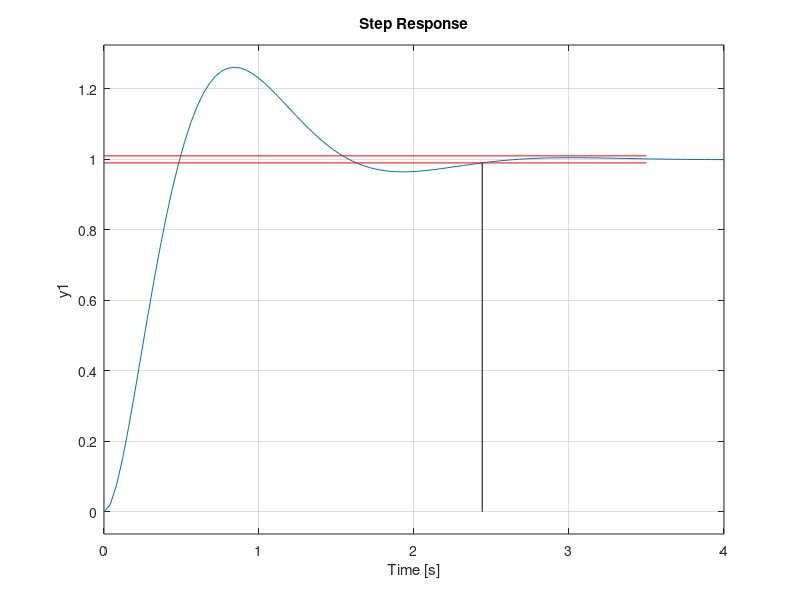

This chart was generated by the following MATLAB code:
% verifica vista al minuto 1:25:00 lezione 23
clear
clc
close all;
sys = tf([1 3], [conv([1 1], [1 10]), 0]);
zpk(sys)    % visualizzo poli zeri e guadagno

ctrl = tf(28.7, 1);        % definisco il controllore come semplice controllore proporzionale
loop = series(ctrl, sys);   % la funzione di anello è la serie tra controllore ed impianto
syscl = feedback(loop, 1);  % la fdt in anello chiuso

step(syscl);
grid on; hold on;

% disegno un segmento che parte da x=0 ed arriva ad x=3.5 ad un'altezza
% (ordinata) costante di 1.01. Coloro la retta di rosso
plot([0 3.5], [1.01 1.01], 'r');

% stessa cosa di prima
plot([0 3.5], [0.99 0.99], 'r');

% disegno una retta verticale in 2.44 che arriva ad un'altezza di 0.99
plot([2.44 2.44], [0 0.99], 'k'); 